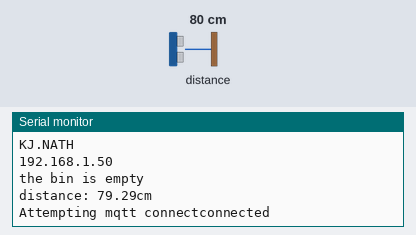
A sketch run on a simulated ESP8266 (NodeMCU). Parts: the last lines printed to the serial monitor. Wiring (inferred from the names in the program): ultrasonic range finder: trigger GPIO 2; echo GPIO 0. The inputs (shaded band) are chosen by the test bench; at power-on: distance to the obstacle 80 cm. The echo pulse lasts 58.3 µs per cm; WiFi joins after 1.5 s; servers stay silent unless stated; no MQTT or app messages arrive unless stated.

Above: at 2.8 s.
2.9 s: distance to the obstacle set to 2 cm
At 12.6 s:
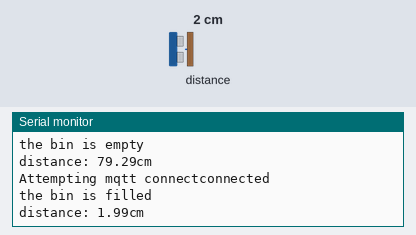
13.2 s: distance to the obstacle set to 18 cm
At 23.3 s:
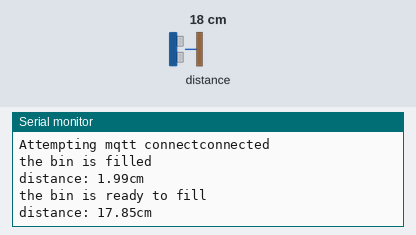

The sketch:

ultrasonic_sensor.ino
```cpp
#include<ESP8266WiFi.h>
#include<PubSubClient.h>
#include<ArduinoJson.h>
char data[100];
#define CLIENT_ID "distance"
#define port 1883
const char *ssid="KJ.NATH";
const char *pswd="8500005875";
const char *mqtt_server="3.218.230.74";
WiFiClient espclient;
PubSubClient client(espclient);

const int trig = 2;  //D4
const int echo = 0;  //D3
void setup() {
  pinMode(trig,OUTPUT);
  pinMode(echo,INPUT);
  Serial.begin(9600);
  WiFi.begin(ssid,pswd);
  while(WiFi.status()!=WL_CONNECTED)
  {
   Serial.print("....");
   delay(200);
  }
Serial.println("\n WiFi CONNECTED");
Serial.println(ssid);
Serial.println(WiFi.localIP());
client.setServer(mqtt_server,1883);
}
void reconnect() {
  while(!client.connected())
  {
    Serial.print("Attempting mqtt connect");
  if(client.connect(CLIENT_ID))
  {
    Serial.println("connected");

  }
  // put your setup code here, to run once:

}
}

void loop() {
  // put your main code here, to run repeatedly:
  digitalWrite(trig,LOW);
  delayMicroseconds(2);
  digitalWrite(trig,HIGH);
  delayMicroseconds(10);
  digitalWrite(trig,LOW);
  int duration=pulseIn(echo,HIGH);
  float distance=((0.034*duration)/2);

  if (distance>=20)
  {
    Serial.println("the bin is empty");


  }
  if (distance>10 && distance<20)
  {
    Serial.println("the bin is ready to fill");


  }
  if (distance<5)
  {
    Serial.println("the bin is filled");

  }
  Serial.print("distance: ");
  Serial.print(distance);
  Serial.println("cm");

  if(!client.connected())
  {
    reconnect();
  }

   StaticJsonDocument<300> Doc;
   Doc["distance"]=String(distance);
   serializeJson(Doc, data);
   if(client.connect(CLIENT_ID))
   {
      client.publish("distance",data);
   }
   delay(10000);

}
```

Measured:
- after the input at 2.9 s, the serial monitor: prints a new line after 8.8 s (image 1)
- after the input at 13.2 s, the serial monitor: prints a new line after 8.6 s (image 2)
